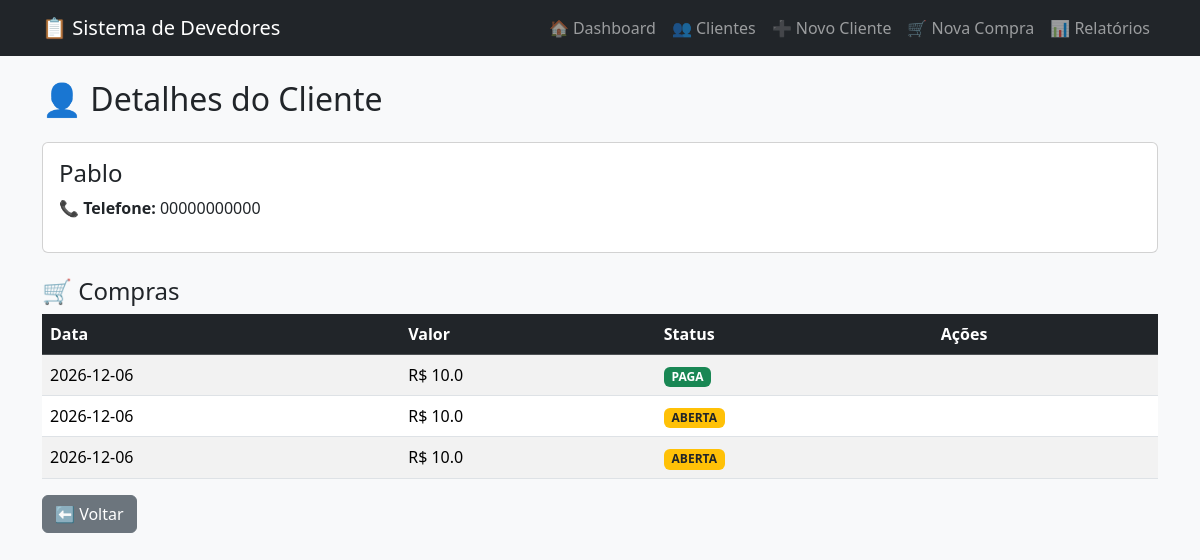
Page /cliente/5 on the committed database.
### tables this page shows
CREATE TABLE clientes(
    id INTEGER PRIMARY KEY AUTOINCREMENT,
    nome TEXT NOT NULL,
    telefone TEXT
, usuario_id INTEGER);

CREATE TABLE compras(
        id INTEGER PRIMARY KEY AUTOINCREMENT,
        cliente_id INTEGER,
        data_compra TEXT,
        valor REAL,
        status TEXT,
        data_pagamento TEXT
);

### app.py (the view)
@app.route("/cliente/<int:id>")
def detalhes_cliente(id):
    import sqlite3
    conn=sqlite3.connect("banco.db")
    cursor=conn.cursor()
    cursor.execute(
        "SELECT*FROM clientes WHERE id = ?",
        (id,)
    )
    cliente=cursor.fetchone()
    cursor.execute(
        "SELECT*FROM compras WHERE cliente_id = ?",
        (id,)
    )
    compras=cursor.fetchall()
    conn.close
    return render_template(
        "detalhes_cliente.html",
        cliente=cliente,
        compras=compras
    )

### templates/detalhes_cliente.html (shortened to what this page needs)
{% extends "base.html" %}
{% block conteudo %}
<h2 class="mb-4">👤 Detalhes do Cliente</h2>
<div class="card mb-4">
    <div class="card-body">
        <h4>{{ cliente[1] }}</h4>
        <p><strong>📞 Telefone:</strong> {{ cliente[2] }}</p>
    </div>
</div>
<h4>🛒 Compras</h4>
<table class="table table-striped table-hover">
    <thead class="table-dark">
        <tr>
            <th>Data</th>
            <th>Valor</th>
            <th>Status</th>
            <th>Ações</th>
        </tr>
    </thead>
    <tbody>
        {% for compra in compras %}
        <tr>
            <td>{{ compra[2] }}</td>
            <td>R$ {{ compra[3] }}</td>
            <td>
                {% if compra[4] == "ABERTA" %}
                    <span class="badge bg-warning text-dark">ABERTA</span>
                {% else %}
                    <span class="badge bg-success">PAGA</span>
                {% endif %}
            </td>
            <td>
            </td>
        </tr>
        {% endfor %}
    </tbody>
</table>
<a href="/clientes" class="btn btn-secondary">
    ⬅ Voltar
</a>
{% endblock %}

### rows in the picture
clientes: nome "Pablo", telefone "00000000000"
compras: data_compra "2026-12-06", valor "10.0", status "PAGA"
compras: data_compra "2026-12-06", valor "10.0", status "ABERTA"
compras: data_compra "2026-12-06", valor "10.0", status "ABERTA"
